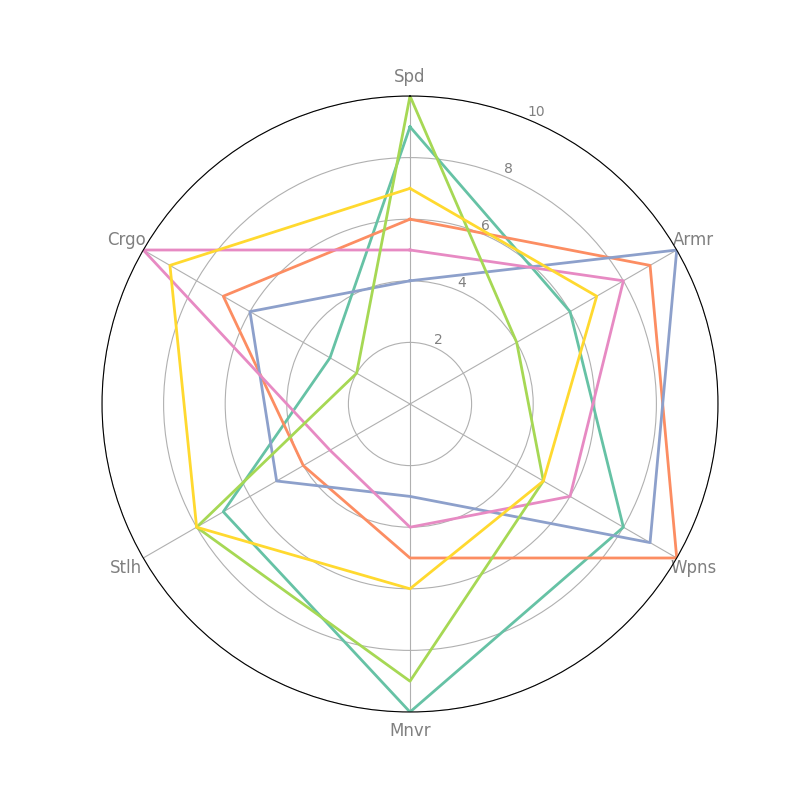

This figure's Python source:
import numpy as np
import matplotlib.pyplot as plt
from math import pi

spacecraft_types = ['Fighter', 'Bomber', 'Destroyer', 'Cruiser', 'Scout', 'Explorer']
attributes = ['Spd', 'Armr', 'Wpns', 'Mnvr', 'Stlh', 'Crgo']

spacecraft_data = {
    'Fghtr': [9, 6, 8, 10, 7, 3],
    'Bmb': [6, 9, 10, 5, 4, 7],
    'Dstyr': [4, 10, 9, 3, 5, 6],
    'Crsr': [5, 8, 6, 4, 3, 10],
    'Sct': [10, 4, 5, 9, 8, 2],
    'Xplrr': [7, 7, 5, 6, 8, 9]
}

num_attributes = len(attributes)
angles = np.linspace(0, 2 * pi, num_attributes, endpoint=False).tolist()
angles += angles[:1]

fig, ax = plt.subplots(figsize=(8, 8), subplot_kw=dict(polar=True))

ax.set_theta_offset(pi / 2)
ax.set_theta_direction(-1)
plt.xticks(angles[:-1], attributes, color='grey', size=12)
plt.yticks([2, 4, 6, 8, 10], ["2", "4", "6", "8", "10"], color='grey', size=10)
plt.ylim(0, 10)

new_colors = ['#66c2a5', '#fc8d62', '#8da0cb', '#e78ac3', '#a6d854', '#ffd92f']

for idx, (spacecraft, values) in enumerate(spacecraft_data.items()):
    values += values[:1]
    ax.plot(angles, values, linewidth=2, linestyle='solid', color=new_colors[idx])

plt.show()
